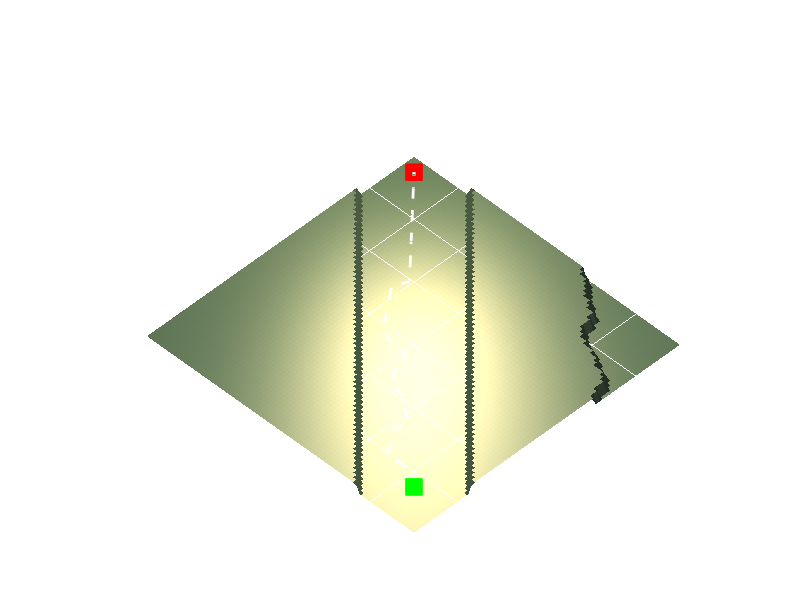

Recreate this plot in MATLAB. (Note: this script raises an error after producing the figure.)
% Hexapod 3D Morphological Simulator with Volumetric Planning
% Architecture: Procedural Voxel Terrain, W-Space Minkowski Expansion, and 3D Kinematics

function Hexapod_Simulator()
    clear; clc; close all;
    
    %% MODULE 1: CONFIGURATION AND SEEDING
    fprintf('Initializing Hexapod Volumetric Simulator...\n');
    
    % Generate a random seed for procedural generation, but record it
    simSeed = randi(10000);
    rng(simSeed);
    fprintf('Procedural Generation Seed: %d\n', simSeed);
    
    % Robot Morphological Parameters
    robot.bodyRadius = 4.0;
    robot.bodyHeight = 2.0;  % Thickness of the 3D chassis
    robot.clearance  = 3.5;  % Target distance from belly to max terrain under body
    robot.L_coxa     = 1.5;
    robot.L_femur    = 4.5;
    robot.L_tibia    = 5.5;
    robot.maxReach   = robot.L_coxa + robot.L_femur + robot.L_tibia - 1.0;
    robot.maxStepZ   = 6.0;  % Maximum vertical kinematic limit
    
    % Hexagonal symmetry for leg attachments
    robot.baseAngles = linspace(0, 2*pi, 7); 
    robot.baseAngles(end) = [];
    
    %% MODULE 2: PROCEDURAL VOXEL TERRAIN GENERATION
    fprintf('Generating Voxelized fBm Terrain...\n');
    gridResolution = 80;
    domainSize = 60;
    [X, Y, Z, terrain] = generateVoxelTerrain(gridResolution, domainSize);
    
    % Define Start and Goal (Ensure they are placed in valid regions)
    startNode = [5, 5];
    goalNode  = [domainSize-5, domainSize-5];
    
    % Flatten start and goal regions to guarantee kinematic feasibility at spawn
    Z = flattenRegion(Z, X, Y, startNode, robot.bodyRadius * 1.5);
    Z = flattenRegion(Z, X, Y, goalNode, robot.bodyRadius * 1.5);
    terrain.Z = Z; % Update terrain object
    
    %% MODULE 3: PATH PLANNING (VOLUMETRIC EVALUATION)
    fprintf('Executing Minkowski-Expanded RRT* Planning...\n');
    [pathWSpace, pathZ] = planVolumetricPath(startNode, goalNode, terrain, robot);
    
    if isempty(pathWSpace)
        error('Solver failed to find a valid volumetric path. The environment may be completely obstructed. Re-run for a new procedural seed.');
    end
    
    %% MODULE 4: 3D VISUALIZATION ENGINE
    fprintf('Rendering 3D Environment...\n');
    fig = figure('Name', sprintf('Hexapod Simulator (Seed: %d)', simSeed), 'Color', [0.1 0.1 0.15], 'Position', [50, 50, 1200, 900]);
    ax = axes('Parent', fig, 'Color', [0.1 0.1 0.15]);
    hold(ax, 'on'); grid(ax, 'on'); view(ax, [-45, 45]);
    
    % Configure lighting for blocky geometry
    light(ax, 'Position', [0, 0, 100], 'Style', 'local', 'Color', [0.9 0.9 1.0]);
    light(ax, 'Position', [domainSize, domainSize, 50], 'Style', 'local', 'Color', [1.0 0.8 0.6]);
    lighting(ax, 'flat'); % Flat lighting emphasizes the voxel/Minecraft aesthetic
    
    % Render Voxel Terrain using surface (approximating voxels for performance)
    surf(ax, terrain.X, terrain.Y, terrain.Z, 'EdgeColor', [0.2 0.2 0.2], 'EdgeAlpha', 0.3, 'FaceColor', [0.3 0.4 0.3]);
    
    % Plot Path
    plot3(ax, pathWSpace(:,1), pathWSpace(:,2), pathZ, 'w--', 'LineWidth', 2);
    plot3(ax, startNode(1), startNode(2), pathZ(1), 'gs', 'MarkerSize', 12, 'MarkerFaceColor', 'g');
    plot3(ax, goalNode(1), goalNode(2), pathZ(end), 'rs', 'MarkerSize', 12, 'MarkerFaceColor', 'r');
    
    axis(ax, 'equal');
    axis(ax, [0 domainSize 0 domainSize 0 25]);
    xlabel(ax, 'X Axis', 'Color', 'w'); 
    ylabel(ax, 'Y Axis', 'Color', 'w'); 
    zlabel(ax, 'Elevation', 'Color', 'w');
    set(ax, 'XColor', 'w', 'YColor', 'w', 'ZColor', 'w');
    
    %% MODULE 5: 3D KINEMATIC ANIMATION
    fprintf('Executing 3D Kinematic Animation...\n');
    animate3DHexapod(ax, pathWSpace, terrain, robot);
    
    fprintf('Simulation Execution Completed.\n');
end

%% ========================================================================
%% LOCAL FUNCTIONS AND MODULE IMPLEMENTATIONS
%% ========================================================================

%% --- Terrain Generation Module ---
function [X, Y, Z, terrain] = generateVoxelTerrain(resolution, size)
    % Generates a blocky, Minecraft-style terrain using Fractional Brownian Motion
    x_vec = linspace(0, size, resolution);
    y_vec = linspace(0, size, resolution);
    [X, Y] = meshgrid(x_vec, y_vec);
    
    % Fractal Noise Synthesis (Multiple Octaves)
    Z_continuous = zeros(resolution, resolution);
    octaves = 4;
    persistence = 0.5;
    frequency = 0.05;
    amplitude = 12.0;
    
    for o = 1:octaves
        % Generate a random grid for this octave
        randGrid = rand(resolution, resolution);
        % Smooth the grid
        smoothed = imgaussfilt(randGrid, 1 / frequency);
        Z_continuous = Z_continuous + smoothed * amplitude;
        
        amplitude = amplitude * persistence;
        frequency = frequency * 2;
    end
    
    % Normalize and scale
    Z_continuous = Z_continuous - min(Z_continuous(:));
    
    % Voxelization: Quantize the height to create discrete blocks
    blockHeight = 2.0;
    Z = round(Z_continuous / blockHeight) * blockHeight;
    
    % Carve a rough diagonal valley to ensure a path exists most of the time
    valleyInfluence = 6.0;
    distToDiagonal = abs(X - Y) / sqrt(2);
    valleyMask = exp(-(distToDiagonal.^2) / (valleyInfluence^2));
    Z = max(0, Z - round(valleyMask * 10 / blockHeight) * blockHeight);
    
    terrain.X = X;
    terrain.Y = Y;
    terrain.Z = Z;
    terrain.minX = 0; terrain.maxX = size;
    terrain.minY = 0; terrain.maxY = size;
    terrain.resolution = resolution;
end

function Z = flattenRegion(Z, X, Y, center, radius)
    % Forces a region to be flat (used for start and goal zones)
    distSq = (X - center(1)).^2 + (Y - center(2)).^2;
    mask = distSq < radius^2;
    if any(mask(:))
        flatHeight = min(Z(mask));
        Z(mask) = flatHeight;
    end
end

function z = getTerrainHeight(x, y, terrain)
    % Interpolates discrete terrain height at continuous coordinates
    x = max(min(x, terrain.maxX), terrain.minX);
    y = max(min(y, terrain.maxY), terrain.minY);
    z = interp2(terrain.X, terrain.Y, terrain.Z, x, y, 'nearest', 0);
end

%% --- Collision and Planning Module ---
function [isValid, reqBodyZ] = checkVolumetricState(x, y, terrain, robot)
    % Evaluates the W-Space Minkowski expansion.
    % The robot body is treated as a cylinder. We find the max terrain height
    % within the body radius.
    
    % 1. Body Collision Check
    % Define bounding box for fast query
    idxX = terrain.X(1,:) >= (x - robot.bodyRadius) & terrain.X(1,:) <= (x + robot.bodyRadius);
    idxY = terrain.Y(:,1) >= (y - robot.bodyRadius) & terrain.Y(:,1) <= (y + robot.bodyRadius);
    
    localX = terrain.X(idxY, idxX);
    localY = terrain.Y(idxY, idxX);
    localZ = terrain.Z(idxY, idxX);
    
    % Exact circular mask
    distSq = (localX - x).^2 + (localY - y).^2;
    mask = distSq <= robot.bodyRadius^2;
    
    if any(mask(:))
        maxZ_under_body = max(localZ(mask));
    else
        maxZ_under_body = getTerrainHeight(x, y, terrain);
    end
    
    % The body must sit above the highest point beneath it
    reqBodyZ = maxZ_under_body + robot.clearance;
    
    % 2. Kinematic Reachability Check
    % Ensure that from this reqBodyZ, all 6 legs can reach the actual terrain
    isValid = true;
    for leg = 1:6
        angle = robot.baseAngles(leg);
        % Approximate optimal foot placement
        footX = x + (robot.bodyRadius + robot.L_coxa + robot.L_femur * 0.7) * cos(angle);
        footY = y + (robot.bodyRadius + robot.L_coxa + robot.L_femur * 0.7) * sin(angle);
        
        footZ = getTerrainHeight(footX, footY, terrain);
        verticalDrop = reqBodyZ - footZ;
        
        if verticalDrop > robot.maxReach || verticalDrop < 0
            isValid = false;
            return;
        end
    end
end

function [path, pathZ] = planVolumetricPath(startPos, goalPos, terrain, robot)
    % Rapidly Exploring Random Tree (RRT) optimized for Volumetric Constraints
    maxNodes = 1500;
    stepSize = 3.0;
    
    nodes = zeros(maxNodes, 2);
    nodesZ = zeros(maxNodes, 1);
    parents = zeros(maxNodes, 1);
    
    nodes(1, :) = startPos;
    [~, startZ] = checkVolumetricState(startPos(1), startPos(2), terrain, robot);
    nodesZ(1) = startZ;
    nodeCount = 1;
    
    goalReached = false;
    goalIdx = -1;
    
    for i = 1:maxNodes
        % Goal Bias
        if rand() < 0.15
            q_rand = goalPos;
        else
            q_rand = [rand() * terrain.maxX, rand() * terrain.maxY];
        end
        
        % Nearest Neighbor
        dists = sum((nodes(1:nodeCount, :) - q_rand).^2, 2);
        [~, nearestIdx] = min(dists);
        q_near = nodes(nearestIdx, :);
        
        % Steer
        dir = q_rand - q_near;
        dist = norm(dir);
        if dist == 0; continue; end
        q_new = q_near + min(stepSize, dist) * (dir / dist);
        
        % Volumetric and Kinematic Validation
        [isValid, newZ] = checkVolumetricState(q_new(1), q_new(2), terrain, robot);
        
        if isValid
            % Edge gradient check (prevent scaling sheer cliffs)
            if abs(newZ - nodesZ(nearestIdx)) <= robot.maxStepZ
                nodeCount = nodeCount + 1;
                nodes(nodeCount, :) = q_new;
                nodesZ(nodeCount) = newZ;
                parents(nodeCount) = nearestIdx;
                
                % Check goal condition
                if norm(q_new - goalPos) < stepSize
                    goalReached = true;
                    goalIdx = nodeCount;
                    break;
                end
            end
        end
    end
    
    if ~goalReached
        path = []; pathZ = [];
        return;
    end
    
    % Backtrack
    path = goalPos;
    [~, finalZ] = checkVolumetricState(goalPos(1), goalPos(2), terrain, robot);
    pathZ = finalZ;
    
    currIdx = goalIdx;
    while currIdx > 1
        path = [nodes(currIdx, :); path]; %#ok<AGROW>
        pathZ = [nodesZ(currIdx); pathZ]; %#ok<AGROW>
        currIdx = parents(currIdx);
    end
    path = [startPos; path];
    pathZ = [nodesZ(1); pathZ];
end

%% --- 3D Visualization and Kinematics Module ---
function animate3DHexapod(ax, path, terrain, robot)
    % Renders a complex 3D morphological model of the robot navigating the path
    
    % 1. Construct 3D Chassis Prototype (Hexagonal Prism)
    t = robot.baseAngles;
    chassisTop = [robot.bodyRadius*cos(t), robot.bodyRadius*sin(t),  ones(6,1)*(robot.bodyHeight/2)];
    chassisBot = [robot.bodyRadius*cos(t), robot.bodyRadius*sin(t), -ones(6,1)*(robot.bodyHeight/2)];
    
    % Define Patch Faces for the Chassis
    faces = [
        1 2 3 4 5 6; % Top
        7 8 9 10 11 12; % Bottom
        1 2 8 7 NaN NaN; % Sides
        2 3 9 8 NaN NaN;
        3 4 10 9 NaN NaN;
        4 5 11 10 NaN NaN;
        5 6 12 11 NaN NaN;
        6 1 7 12 NaN NaN
    ];
    
    hChassis = patch(ax, 'Faces', faces, 'Vertices', [chassisTop; chassisBot], ...
        'FaceColor', [0.15 0.25 0.35], 'EdgeColor', [0.0 0.8 0.8], 'LineWidth', 1.5);
    
    % 2. Initialize 3D Articulated Legs
    hLegs = gobjects(1, 6);
    hJoints = gobjects(1, 6);
    for i = 1:6
        % Thick lines for leg segments
        hLegs(i) = plot3(ax, zeros(1,4), zeros(1,4), zeros(1,4), ...
            'Color', [0.7 0.7 0.7], 'LineWidth', 4);
        % Spheres for joints
        hJoints(i) = plot3(ax, zeros(1,4), zeros(1,4), zeros(1,4), ...
            'o', 'MarkerSize', 6, 'MarkerFaceColor', [1 0.4 0], 'MarkerEdgeColor', 'k');
    end
    
    numWaypoints = size(path, 1);
    framesPerWaypoint = 12;
    
    % Pre-compute all volumetric Z heights for smoothness
    zHeights = zeros(numWaypoints, 1);
    for w = 1:numWaypoints
        [~, zHeights(w)] = checkVolumetricState(path(w,1), path(w,2), terrain, robot);
    end
    
    for w = 1:(numWaypoints-1)
        pStart = path(w, :);
        pEnd = path(w+1, :);
        zStart = zHeights(w);
        zEnd = zHeights(w+1);
        
        % Calculate Heading
        theta = atan2(pEnd(2) - pStart(2), pEnd(1) - pStart(1));
        
        for f = 1:framesPerWaypoint
            alpha = f / framesPerWaypoint;
            
            % Smooth interpolation (cosine easing)
            ease = (1 - cos(alpha * pi)) / 2;
            
            currX = pStart(1) + ease * (pEnd(1) - pStart(1));
            currY = pStart(2) + ease * (pEnd(2) - pStart(2));
            currZ = zStart + ease * (zEnd - zStart);
            
            % Compute Pitch and Roll based on underlying terrain
            % Sample points ahead, behind, left, and right
            zFwd = getTerrainHeight(currX + robot.bodyRadius*cos(theta), currY + robot.bodyRadius*sin(theta), terrain);
            zBck = getTerrainHeight(currX - robot.bodyRadius*cos(theta), currY - robot.bodyRadius*sin(theta), terrain);
            zLft = getTerrainHeight(currX + robot.bodyRadius*cos(theta+pi/2), currY + robot.bodyRadius*sin(theta+pi/2), terrain);
            zRgt = getTerrainHeight(currX + robot.bodyRadius*cos(theta-pi/2), currY + robot.bodyRadius*sin(theta-pi/2), terrain);
            
            pitch = atan2(zFwd - zBck, 2*robot.bodyRadius) * 0.5; % Dampened pitch
            roll  = atan2(zRgt - zLft, 2*robot.bodyRadius) * 0.5; % Dampened roll
            
            % Rotation Matrices
            R_yaw = [cos(theta) -sin(theta) 0; sin(theta) cos(theta) 0; 0 0 1];
            R_pitch = [cos(pitch) 0 sin(pitch); 0 1 0; -sin(pitch) 0 cos(pitch)];
            R_roll = [1 0 0; 0 cos(roll) -sin(roll); 0 sin(roll) cos(roll)];
            R_total = R_yaw * R_pitch * R_roll;
            
            % Transform Chassis
            baseVerts = [chassisTop; chassisBot];
            rotVerts = (R_total * baseVerts')';
            transVerts = rotVerts + repmat([currX, currY, currZ], 12, 1);
            set(hChassis, 'Vertices', transVerts);
            
            % Compute Leg Inverse Kinematics
            for leg = 1:6
                baseAngle = robot.baseAngles(leg);
                
                % Joint 1: Coxa attachment (extract from transformed chassis)
                attachVert = transVerts(leg, :); % Use top vertices for attachment
                
                % Determine resting foot target (in global coordinates)
                legHeading = theta + baseAngle;
                targetDist = robot.bodyRadius + robot.L_coxa + robot.L_femur * 0.6;
                footX = currX + targetDist * cos(legHeading);
                footY = currY + targetDist * sin(legHeading);
                footZ = getTerrainHeight(footX, footY, terrain);
                
                % Simulate stepping motion (lift legs alternately)
                isLifting = mod(leg + round(alpha*2), 2) == 0;
                if isLifting
                    footZ = footZ + 1.5 * sin(alpha * pi); % Parabolic step trajectory
                end
                
                % Joint 2: Femur connection
                dirVec = [footX - attachVert(1), footY - attachVert(2), 0];
                dirVec = dirVec / norm(dirVec);
                femurJoint = attachVert + dirVec * robot.L_coxa;
                
                % Joint 3: Knee calculation
                % Simplified IK: Place knee above the midpoint between femur joint and foot
                midX = (femurJoint(1) + footX) / 2;
                midY = (femurJoint(2) + footY) / 2;
                midZ = (femurJoint(3) + footZ) / 2 + robot.L_femur * 0.4; % Arch the knee up
                kneeJoint = [midX, midY, midZ];
                
                % Update Graphics
                pX = [attachVert(1), femurJoint(1), kneeJoint(1), footX];
                pY = [attachVert(2), femurJoint(2), kneeJoint(2), footY];
                pZ = [attachVert(3), femurJoint(3), kneeJoint(3), footZ];
                
                set(hLegs(leg), 'XData', pX, 'YData', pY, 'ZData', pZ);
                set(hJoints(leg), 'XData', pX, 'YData', pY, 'ZData', pZ);
            end
            
            drawnow limitrate;
            pause(0.015);
        end
    end
end
